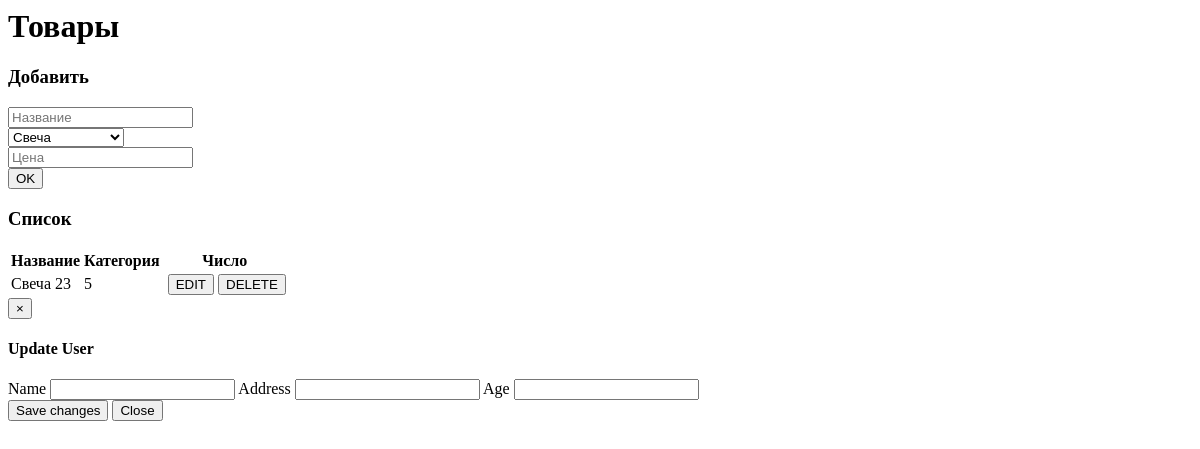
The app's page /manage/, older data.
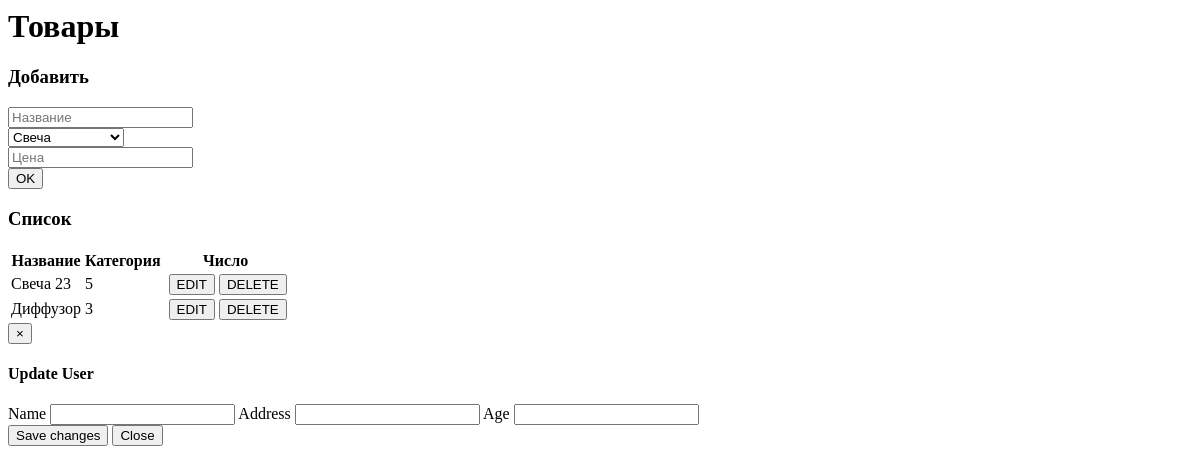
The same page, newer data.
### core/models.py (models this page shows, shortened)
class Item(models.Model):
    title = models.CharField(max_length=100)
    price = models.PositiveIntegerField()
    quantity = models.PositiveIntegerField()
    category = models.ForeignKey(Category, on_delete=models.CASCADE)
    photo = models.ImageField()
    aroma = models.CharField(max_length=100)
    description = models.CharField(max_length=300)
    slug = AutoSlugField(populate_from='title', unique=True)

### core/views.py (the view)
# urls.py: path('manage/', ItemView.as_view(), name='manage'),
class ItemView(ListView):
    model = Item
    template_name = 'management.html'
    context_object_name = 'items'

### templates/management.html (shortened to what this page needs)
{% load static %}
{% block content %}
<div class="container">
    <h1>Товары</h1>
    <div class="row">
      <div class="col-md-4 ">
        <h3>Добавить</h3>
        <form id="addItem" action="">
          <div class="form-group">
            <input class="form-control" type="text" name="title" placeholder="Название" required>
          </div>
          <div class="form-group">
            <select class="form-control" type="" name="cat" placeholder="Категория" required>
                <option>Свеча</option>
            </select>
          </div>
          <div class="form-group">
            <input class="form-control" type="number" name="price" placeholder="Цена" required>
            </div>
          <input type="submit" value="OK">
        </form>
      </div>
      <div class="col-md-8">
        <h3>Список</h3>
        <table id="userTable" class="table table-striped">
          <tr>
            <th>Название</th>
            <th>Категория</th>
            <th colspan="3">Число</th>
          </tr>
          {% if items %}
          {% for item in items %}
          <tr id="user-{{item.id}}">
              <td class="userName userData" name="name">{{item.title}}</td>
              <td class="userAddress userData" name="price">{{item.price}}</td>
              <td class="userAge userData" name="age">{{user.price}}</td>
              <td align="center">
                  <button class="btn btn-success form-control"
                          onClick="editUser({{user.id}})" data-toggle="modal" data-target="#myModal") >EDIT
                  </button>
              </td>
              <td align="center">
                  <button class="btn btn-danger form-control" onClick="deleteUser({{user.id}})">DELETE</button>
              </td>
          </tr>
          {% endfor %}
          {% else %}
            No Users
          {% endif %}
        </table>
      </div>
    </div>
  </div>
  <div class="modal fade" id="myModal" tabindex="-1" role="dialog" aria-labelledby="myModalLabel">
    <div class="modal-dialog" role="document">
      <div class="modal-content">
        <div class="modal-header">
          <button type="button" class="close" data-dismiss="modal" aria-label="Close"><span aria-hidden="true">×</span></button>
          <h4 class="modal-title" id="myModalLabel">Update User</h4>
        </div>
        <form id="updateUser" action="">
        <div class="modal-body">
            <label for="name">Name</label>
            <input class="form-control" id="form-name" type="text" name="formName"/>
            <label for="address">Address</label>
            <input class="form-control" id="form-address" type="text" name="formAddress"/>
            <label for="age">Age</label>
            <input class="form-control" id="form-age" type="number" name="formAge" min=10 max=100/>
        </div>
        <div class="modal-footer">
            <button type="submit" class="btn btn-primary" >Save changes</button>
            <button type="button" class="btn btn-default" data-dismiss="modal">Close</button>
        </div>
        </form>
      </div>
    </div>
  </div>
{% endblock %}

Row changes from the older to the newer data that the page shows:
added Item: title "Диффузор", price "3"
